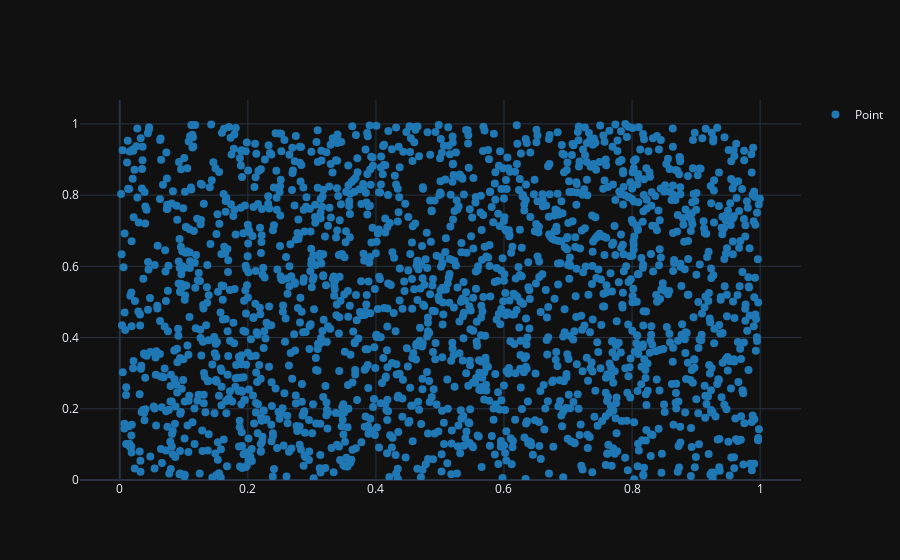

Notebook cell for this chart:
### Code cell
x = np.random.random(1000)
y = np.random.random(1000)
df = pd.DataFrame({'x': x, 'y': y})

ggplot(df) + geom_point(aes(x='y', y='x')) + geom_point(aes(x='x', y='y')) + theme_dark()

### Figure 1 — Plotly figure (JSON) as saved in the notebook; plotly's stock layout.template omitted (floating-point values rounded to 4 significant figures; data arrays with more than 128 entries replaced by an {"elided": "..."} marker saying what was removed)
{"data": [{"legendgroup": "Point", "marker": {"color": "#1f77b4", "size": 8, "symbol": "circle"}, "mode": "markers", "name": "Point", "opacity": 1, "showlegend": true, "type": "scatter", "x": {"elided": "1000 float values"}, "xaxis": "x", "y": {"elided": "1000 float values"}, "yaxis": "y"}, {"legendgroup": "Point", "marker": {"color": "#1f77b4", "size": 8, "symbol": "circle"}, "mode": "markers", "name": "Point", "opacity": 1, "showlegend": false, "type": "scatter", "x": {"elided": "1000 float values"}, "xaxis": "x", "y": {"elided": "1000 float values"}, "yaxis": "y"}], "layout": {"xaxis": {"anchor": "y", "domain": [0, 1]}, "yaxis": {"anchor": "x", "domain": [0, 1], "rangemode": "tozero"}}}
